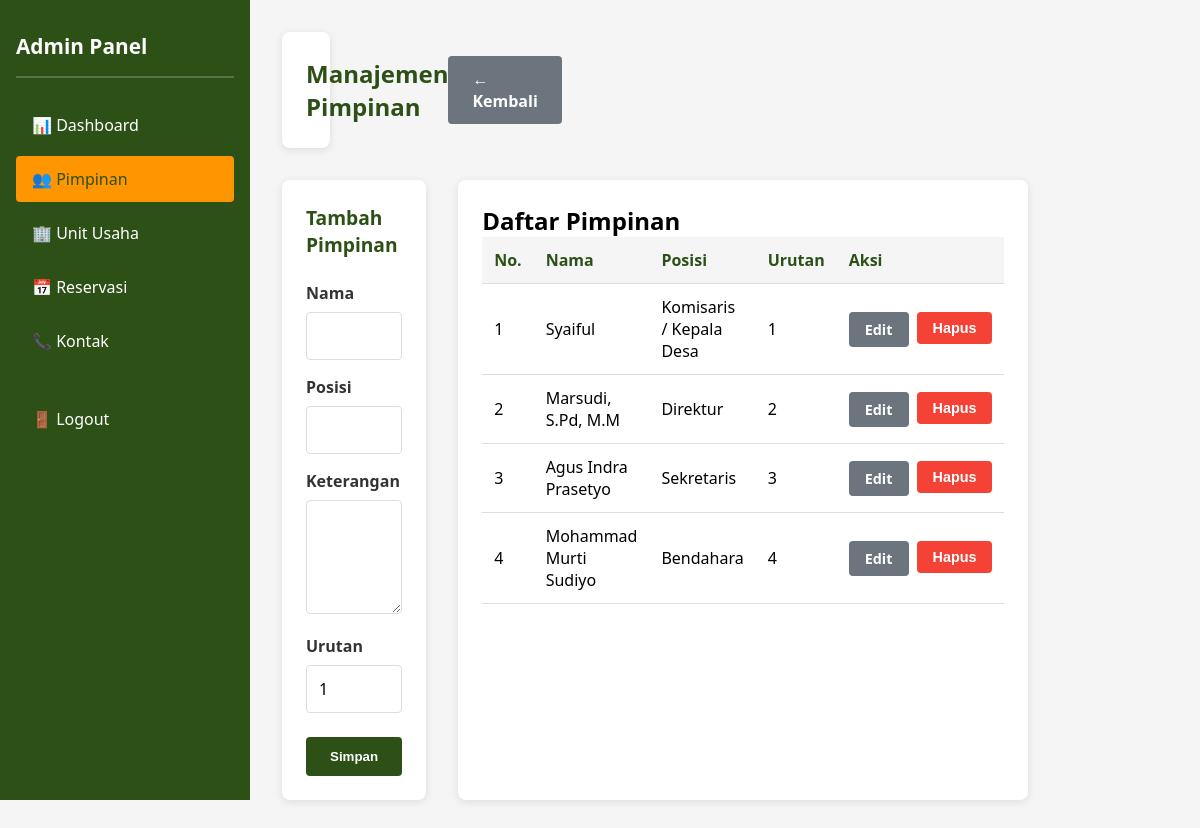
The app's page /admin/manage_pimpinan.php (signed in) with its own data.
### tables this page shows
CREATE TABLE IF NOT EXISTS pimpinan (
    id INT PRIMARY KEY AUTO_INCREMENT,
    nama VARCHAR(100) NOT NULL,
    posisi VARCHAR(100) NOT NULL,
    keterangan TEXT,
    foto VARCHAR(255),
    urutan INT DEFAULT 1,
    created_at TIMESTAMP DEFAULT CURRENT_TIMESTAMP,
    updated_at TIMESTAMP DEFAULT CURRENT_TIMESTAMP ON UPDATE CURRENT_TIMESTAMP
);

### app/includes/functions.php (called while the page is built, shortened)
<?php
function get_all_data($conn, $table, $where = '', $order = '', $limit = '') {
    $query = "SELECT * FROM $table";
    if (!empty($order)) {
        $query .= " ORDER BY $order";
    } else {
        $query .= " ORDER BY urutan ASC, id ASC";
    }
    $result = $conn->query($query);
    if ($result->num_rows > 0) {
        return $result->fetch_all(MYSQLI_ASSOC);
    }
    return [];
}
?>

### public/admin/manage_pimpinan.php (the view, shortened to what this page needs)
<?php
require_once '../../app/config/database.php';
require_once '../../app/includes/functions.php';
$pimpinan = null;
$edit_mode = false;
$all_pimpinan = get_all_data($conn, 'pimpinan', '', 'urutan ASC');
?>
<!DOCTYPE html>
<html lang="id">
<head>
</head>
<body>
    <div class="admin-layout">
        <div class="sidebar">
            <h2>Admin Panel</h2>
            <ul>
                <li><a href="index.php">📊 Dashboard</a></li>
                <li><a href="manage_pimpinan.php" class="active">👥 Pimpinan</a></li>
                <li><a href="manage_unit.php">🏢 Unit Usaha</a></li>
                <li><a href="manage_reservasi.php">📅 Reservasi</a></li>
                <li><a href="manage_kontak.php">📞 Kontak</a></li>
                <li style="margin-top: 2rem;"><a href="logout.php">🚪 Logout</a></li>
            </ul>
        </div>
        <div class="main-content">
            <div class="page-header">
                <h1>Manajemen Pimpinan</h1>
                <a href="index.php" class="btn btn-secondary">← Kembali</a>
            </div>
            <div class="content-grid">
                <div class="form-card">
                    <h2><?php echo $edit_mode ? 'Edit Pimpinan' : 'Tambah Pimpinan'; ?></h2>
                    <form method="POST">
                        <div class="form-group">
                            <label for="nama">Nama</label>
                            <input type="text" id="nama" name="nama" value="<?php echo $edit_mode ? htmlspecialchars($pimpinan['nama']) : ''; ?>" required>
                        </div>
                        <div class="form-group">
                            <label for="posisi">Posisi</label>
                            <input type="text" id="posisi" name="posisi" value="<?php echo $edit_mode ? htmlspecialchars($pimpinan['posisi']) : ''; ?>" required>
                        </div>
                        <div class="form-group">
                            <label for="keterangan">Keterangan</label>
                            <textarea id="keterangan" name="keterangan" rows="4"><?php echo $edit_mode ? htmlspecialchars($pimpinan['keterangan']) : ''; ?></textarea>
                        </div>
                        <div class="form-group">
                            <label for="urutan">Urutan</label>
                            <input type="number" id="urutan" name="urutan" value="<?php echo $edit_mode ? $pimpinan['urutan'] : '1'; ?>" min="1">
                        </div>
                        <div class="form-actions">
                            <button type="submit" class="btn btn-primary">Simpan</button>
                        </div>
                    </form>
                </div>
                <div class="list-card">
                    <h2>Daftar Pimpinan</h2>
                    <div class="table-responsive">
                        <table>
                            <thead>
                                <tr>
                                    <th>No.</th>
                                    <th>Nama</th>
                                    <th>Posisi</th>
                                    <th>Urutan</th>
                                    <th>Aksi</th>
                                </tr>
                            </thead>
                            <tbody>
                                <?php
                                $no = 1;
                                foreach ($all_pimpinan as $item) {
                                    echo "<tr>";
                                    echo "<td>" . $no++ . "</td>";
                                    echo "<td>" . htmlspecialchars($item['nama']) . "</td>";
                                    echo "<td>" . htmlspecialchars($item['posisi']) . "</td>";
                                    echo "<td>" . $item['urutan'] . "</td>";
                                    echo "<td>";
                                    echo "<div class='action-buttons'>";
                                    echo "<a href='?action=edit&id=" . $item['id'] . "' class='btn btn-secondary btn-sm'>Edit</a>";
                                    echo "<form method='POST' style='display:inline;' onsubmit='return confirm(\"Yakin hapus?\");'>";
                                    echo "<button type='submit' class='btn btn-danger btn-sm'>Hapus</button>";
                                    echo "</form>";
                                    echo "</div>";
                                    echo "</td>";
                                    echo "</tr>";
                                }
                                ?>
                            </tbody>
                        </table>
                    </div>
                </div>
            </div>
        </div>
    </div>
</body>
</html>

### public/admin/manage_pimpinan.php (style rules this page uses)
* { margin: 0; padding: 0; box-sizing: border-box; }
:root { --primary-color: #2d5016; --secondary-color: #ff9500; --light-bg: #f5f5f5; --danger-color: #f44336; }
body { font-family: 'Segoe UI', Tahoma, Geneva, Verdana, sans-serif; background-color: var(--light-bg); }
.admin-layout { display: grid; grid-template-columns: 250px 1fr; min-height: 100vh; }
.sidebar { background-color: var(--primary-color); color: white; padding: 2rem 1rem; position: fixed; left: 0; top: 0; height: 100vh; width: 250px; overflow-y: auto; }
.sidebar h2 { font-size: 1.3rem; margin-bottom: 1.5rem; padding-bottom: 1rem; border-bottom: 2px solid rgba(255, 255, 255, 0.2); }
.sidebar ul { list-style: none; }
.sidebar li { margin-bottom: 0.5rem; }
.sidebar a { display: block; padding: 0.75rem 1rem; color: white; text-decoration: none; border-radius: 4px; transition: all 0.3s ease; }
.sidebar a:hover, .sidebar a.active { background-color: var(--secondary-color); color: var(--primary-color); }
.main-content { margin-left: 250px; padding: 2rem; }
.page-header { display: flex; justify-content: space-between; align-items: center; background: white; padding: 1.5rem; border-radius: 8px; margin-bottom: 2rem; box-shadow: 0 2px 8px rgba(0, 0, 0, 0.1); }
.page-header h1 { color: var(--primary-color); font-size: 1.5rem; }
.btn { display: inline-block; padding: 0.75rem 1.5rem; border: none; border-radius: 4px; cursor: pointer; text-decoration: none; font-weight: 600; transition: all 0.3s ease; }
.btn-primary { background-color: var(--primary-color); color: white; }
.btn-danger { background-color: var(--danger-color); color: white; }
.btn-secondary { background-color: #6c757d; color: white; }
.btn-sm { padding: 0.5rem 1rem; font-size: 0.9rem; }
.content-grid { display: grid; grid-template-columns: 1fr 2fr; gap: 2rem; }
.form-card, .list-card { background: white; padding: 1.5rem; border-radius: 8px; box-shadow: 0 2px 8px rgba(0, 0, 0, 0.1); }
.form-card h2 { color: var(--primary-color); margin-bottom: 1.5rem; font-size: 1.2rem; }
.form-group { margin-bottom: 1rem; }
.form-group label { display: block; margin-bottom: 0.5rem; font-weight: 600; color: #333; }
.form-group input, .form-group textarea { width: 100%; padding: 0.75rem; border: 1px solid #ddd; border-radius: 4px; font-family: inherit; font-size: 1rem; }
.form-actions { display: flex; gap: 1rem; margin-top: 1.5rem; }
.table-responsive { overflow-x: auto; }
table { width: 100%; border-collapse: collapse; }
table thead { background-color: var(--light-bg); }
table th, table td { padding: 0.75rem; text-align: left; border-bottom: 1px solid #ddd; }
table th { font-weight: 600; color: var(--primary-color); }
.action-buttons { display: flex; gap: 0.5rem; }

### records on screen
pimpinan: nama "Syaiful", posisi "Komisaris / Kepala Desa", urutan "1"
pimpinan: nama "Marsudi, S.Pd, M.M", posisi "Direktur", urutan "2"
pimpinan: nama "Agus Indra Prasetyo", posisi "Sekretaris", urutan "3"
pimpinan: nama "Mohammad Murti Sudiyo", posisi "Bendahara", urutan "4"
